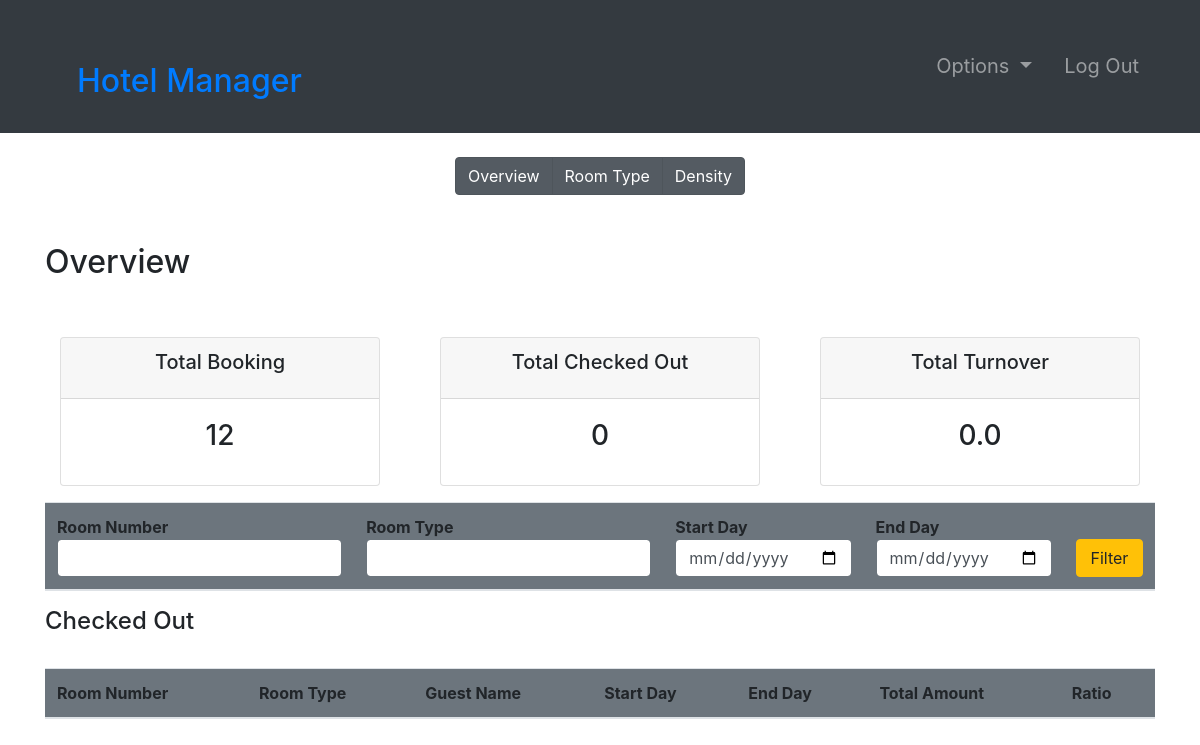
/monthlyReport (signed in), run on an earlier commit of the app's database.
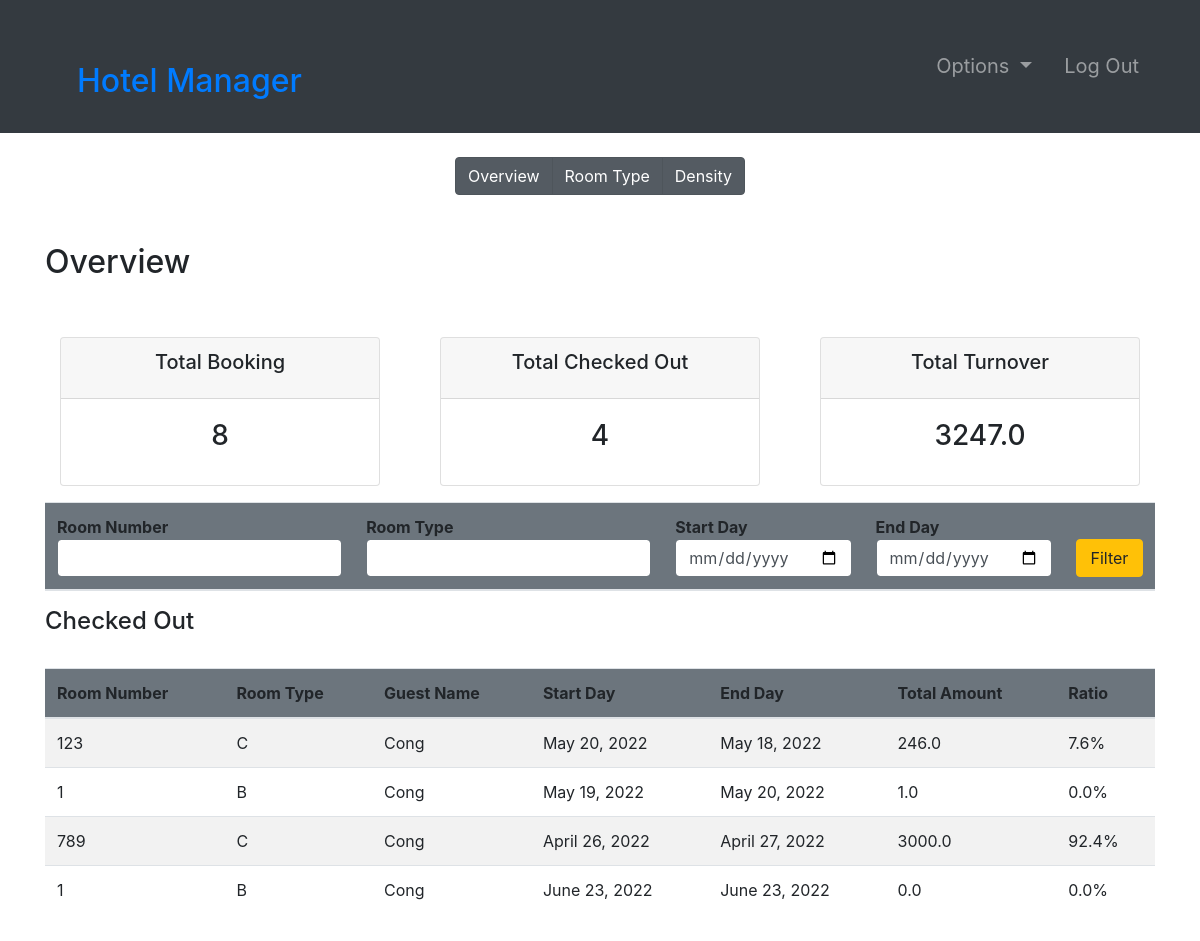
And on a later commit of the database.
### room/models.py (models this page shows, shortened)
class Bills(models.Model):
    room = models.ForeignKey(Room, on_delete=models.CASCADE)
    guest = models.ForeignKey(Guest, on_delete=models.CASCADE)
    startDate = models.DateField()
    endDate = models.DateField()
    totalAmount = models.FloatField()
    summary = models.TextField(null=True)
    date = models.DateTimeField(default=timezone.now)

class Room(models.Model):
    ROOM_TYPES = (
        ('A', 'A'),
        ('B', 'B'),
        ('C', 'C'),
    )
    number = models.IntegerField(primary_key=True)
    capacity = models.SmallIntegerField()
    numberOfBeds = models.SmallIntegerField()
    roomType = models.CharField(max_length=20, choices=ROOM_TYPES)
    price = models.FloatField()
    statusStartDate = models.DateField(null=True)
    statusEndDate = models.DateField(null=True)

### accounts/models.py (models this page shows, shortened)
class Guest(models.Model):
    user = models.OneToOneField(User, null=True, on_delete=models.CASCADE)
    phoneNumber = PhoneNumberField(unique=True)

### room/views.py (the view, shortened to what this page needs)
# urls.py: path('monthlyReport', monthlyReport, name="monthlyReport"),
@login_required(login_url='login')
def monthlyReport(request):
    role = str(request.user.groups.all()[0])
    path = role + "/"
    bills = Bills.objects.all()
    bookings = Booking.objects.all()
    total_turnover = 0.00000001
    ratio = {}
    for bill in bills:
        total_turnover += bill.totalAmount
    for bill in bills:
        ratio[bill] = round(bill.totalAmount / total_turnover * 100, 1)
    total_turnover = round(total_turnover, 1)
    context = {
        "role": role,
        'bookings': bookings,
        "total_bookings": len(bookings),
        "total_checked_out": len(bills),
        "total_turnover": total_turnover,
        "bills": bills,
        "ratio": ratio
    }
    return render(request, path + "monthly_report.html", context)

### Templates/admin/monthly_report.html (shortened to what this page needs)
{% extends '../index.html' %}
{% block context %}
<br>
<div class="col d-flex justify-content-center">
    <div class="btn-group btn-group-toggle" data-toggle="buttons">
        <a class="btn btn-secondary active" href="{% url 'monthlyReport' %}">Overview</a>
        <a class="btn btn-secondary active" href="{% url 'roomTypeReport' %}">Room Type</a>
        <a class="btn btn-secondary active" href="{% url 'densityReport' %}">Density</a>
    </div>
</div>
<div class="container py-5">
    <div class="table-header row">
        <div class="col-sm-12 col-md-12 col-lg-4 mb-4">
            <h2>Overview</h2>
        </div>
    </div>
    <br>
    <div class="row">
        <div class="col">
            <div class="col-md">
                <div class="card text-center text-black  mb-3" id="total-orders">
                    <div class="card-header">
                        <h5 class="card-title">Total Booking</h5>
                    </div>
                    <div class="card-body">
                        <h3 class="card-title">{{ total_bookings }}</h3>
                    </div>
                </div>
            </div>
        </div>
        <div class="col">
            <div class="col-md">
                <div class="card text-center text-black  mb-3" id="orders-delivered">
                    <div class="card-header">
                        <h5 class="card-title">Total Checked Out</h5>
                    </div>
                    <div class="card-body">
                        <h3 class="card-title">{{ total_checked_out }}</h3>
                    </div>
                </div>
            </div>
        </div>
        <div class="col">
            <div class="col-md">
                <div class="card text-center text-black  mb-3" id="orders-pending">
                    <div class="card-header">
                        <h5 class="card-title">Total Turnover</h5>
                    </div>
                    <div class="card-body">
                        <h3 class="card-title">{{ total_turnover }}</h3>
                    </div>
                </div>
            </div>
        </div>
    </div>
    <table class="table table-hover table-striped">
        <thead class="bg-secondary rounded">
            <tr>
                <form action="" method="POST">
                    <th>Room Number<input type="number" min="0" name="number" value="{{number}}"
                            class="form-control border border-secondary"></th>
                    <th>Room Type<input type="text" name="type" value="{{type}}" list="roomTypes"
                            class="form-control border border-secondary">
                    </th>
                    <th>Start Day<input type="date" name="fd" value="{{fd}}"
                            class="form-control border border-secondary"></th>
                    <th>End Day<input type="date" name="ed" value="{{ed}}" class="form-control border border-secondary">
                    </th>
                    <th><button type="submit" name="filter" class="btn btn-warning w-100">Filter</button></th>
                </form>
            </tr>
        </thead>
    </table>
    <div class="table-header row">
        <div class="col-sm-12 col-md-12 col-lg-4 mb-4">
            <h4>Checked Out</h4>
        </div>
    </div>
    <table class="table table-hover table-striped">
        <thead class="bg-secondary rounded">
            <tr>
                <th>Room Number</th>
                <th>Room Type</th>
                <th>Guest Name</th>
                <th>Start Day</th>
                <th>End Day</th>
                <th>Total Amount</th>
                <th>Ratio</th>
            </tr>
        </thead>
        <tbody>
            {% for bill in bills %}
            <tr>
                <td>{{bill.room.number}}</td>
                <td>{{bill.room.roomType}}</td>
                <td>{{bill.guest.user.first_name}}</td>
                <td>{{ bill.startDate }}</td>
                <td>{{ bill.endDate }}</td>
                <td>{{ bill.totalAmount }}</td>
                <td>
                    {% for key, value in ratio.items %}
                    {% if key == bill %}
                    {{ value }}%
                    {% endif %}
                    {% endfor %}
                </td>
            </tr>
            {% endfor %}
        </tbody>
    </table>
</div>
{% endblock %}

### Templates/index.html (shortened to what this page needs)
{% include 'incs/head.html' %}
<body>
    {% include 'incs/nav.html' %}
    {% block context %}
    {% endblock %}
</body>

### Templates/incs/head.html (shortened to what this page needs)
{% load static %}
<!DOCTYPE html>
<html lang="en">
<head>
    <link rel="stylesheet" type="text/css" href="{% static '/css/main.css' %}">
    <link rel="stylesheet" href="https://stackpath.bootstrapcdn.com/bootstrap/4.4.1/css/bootstrap.min.css"
>
</head>

### Templates/incs/nav.html (shortened to what this page needs)
<nav class="navbar navbar-dark bg-dark navbar-expand-lg py-3 " role="navigation">
    <div class="container">
        <a href="" class="navbar-brand">
            <h2 class="text-capitalize">
                {% if role == 'guest' %}
                <a href="{% url 'guest-profile' user.id%}" class="nav-link">{{ request.user.first_name }} {{ request.user.last_name }}</a>
                {%else%}
                <a href="{% url 'admin_page' user.id%}" class="nav-link">Hotel manager</a>
                {% endif %}
            </h2>
        </a>
        <div class="collapse navbar-collapse" id="navbarTags">
            <ul class="navbar-nav ml-auto">
                {% if role != 'guest' %}
                <li class="nav-item dropdown p-2">
                    <a class="nav-link dropdown-toggle" href="#" id="navbarDropdown" role="button"
                        data-toggle="dropdown" aria-haspopup="true" aria-expanded="false">
                        Options
                    </a>
                </li>
                {%else%}
                <li class="nav-item mr-3 p-2">
                    <a href="{% url 'rooms' %}" class="nav-link">Book Room</a>
                </li>
                {% endif %}
                <li class="nav-item p-2 ">
                    <a href="{% url 'logout' %}" class="nav-link">Log Out</a>
                </li>
            </ul>
        </div>
    </div>
</nav>

### static/css/main.css (style rules this page uses)
* { margin: 0; padding: 0; -webkit-font-smoothing: antialiased; }
body { position: relative; }
nav .nav-item { font-size: 20px; }

What changed in the data, as far as the page shows it:
added Bills: room.number "123", room.roomType "C", guest.user.first_name "Cong", startDate "May 20, 2022", endDate "May 18, 2022", totalAmount "246.0", value "7.6"
added Bills: room.number "1", room.roomType "B", guest.user.first_name "Cong", startDate "May 19, 2022", endDate "May 20, 2022", totalAmount "1.0", value "0.0"
added Bills: room.number "789", room.roomType "C", guest.user.first_name "Cong", startDate "April 26, 2022", endDate "April 27, 2022", totalAmount "3000.0", value "92.4"
added Bills: room.number "1", room.roomType "B", guest.user.first_name "Cong", startDate "June 23, 2022", endDate "June 23, 2022", totalAmount "0.0"
Also different on the page:
{{ total_bookings }}: "12" → "8"
{{ total_checked_out }}: "0" → "4"
{{ total_turnover }}: "0.0" → "3247.0"
